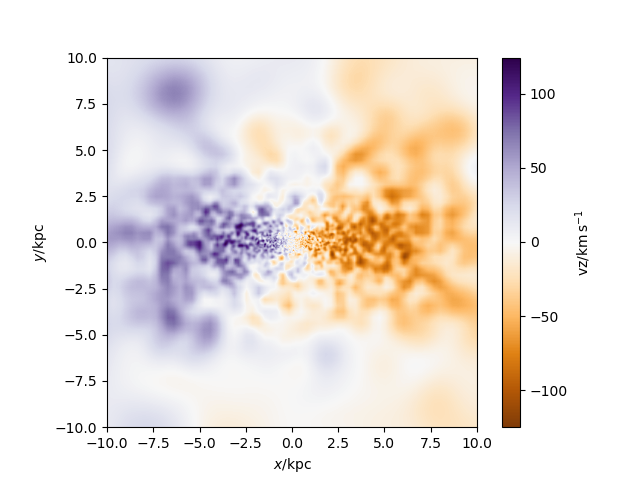

The Python source for this figure:
#galaxy 223 GG Stellar velocity code
import pynbody
import numpy as np
import pynbody.plot.sph as sph
import matplotlib.pyplot as plt

#loading snapshot
s=pynbody.load('/mnt/data0/jillian/gguaman/r223/cosmo25p.768sg1bwK1BHe75.007779')

#setting to physical units
s.physical_units()

#centering halo
#pynbody.analysis.angmom.faceon(s)
pynbody.analysis.angmom.sideon(s)

#creating star velocity plot
sph.image(s.s,qty="vz",width='20 kpc',cmap="PuOr", log=False, units='km s**-1')

#function to find BH
def findBH(s):
    BHfilter=pynbody.filt.LowPass('tform',0.0)
    BH=s.stars[BHfilter]
    return BH
BH=findBH(s)
print("The number of black holes is:",len(BH))

plt.show()
plt.savefig("galaxy223_StelVelGG.png")
